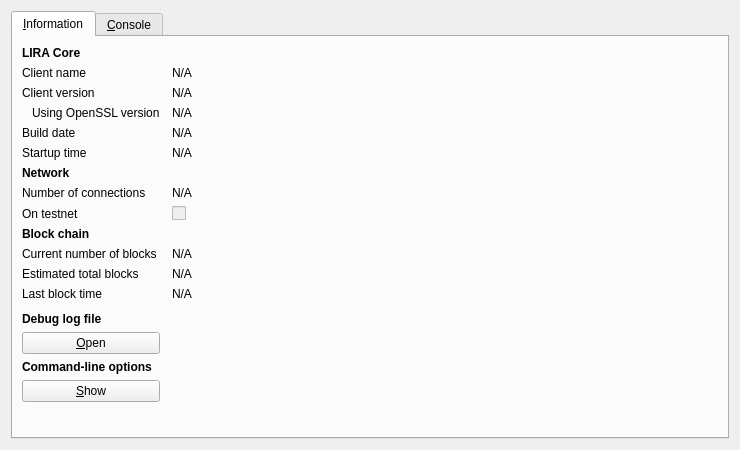
<?xml version="1.0" encoding="UTF-8"?>
<ui version="4.0">
 <class>RPCConsole</class>
 <widget class="QDialog" name="RPCConsole">
  <property name="geometry">
   <rect>
    <x>0</x>
    <y>0</y>
    <width>740</width>
    <height>450</height>
   </rect>
  </property>
  <property name="windowTitle">
   <string>LIRA - Debug window</string>
  </property>
  <layout class="QVBoxLayout" name="verticalLayout_2">
   <item>
    <widget class="QTabWidget" name="tabWidget">
     <property name="currentIndex">
      <number>0</number>
     </property>
     <widget class="QWidget" name="tab_info">
      <attribute name="title">
       <string>&amp;Information</string>
      </attribute>
      <layout class="QGridLayout" name="gridLayout" columnstretch="0,1">
       <property name="horizontalSpacing">
        <number>12</number>
       </property>
       <item row="0" column="0">
        <widget class="QLabel" name="label_9">
         <property name="font">
          <font>
           <weight>75</weight>
           <bold>true</bold>
          </font>
         </property>
         <property name="text">
          <string>LIRA Core</string>
         </property>
        </widget>
       </item>
       <item row="1" column="0">
        <widget class="QLabel" name="label_5">
         <property name="text">
          <string>Client name</string>
         </property>
        </widget>
       </item>
       <item row="1" column="1">
        <widget class="QLabel" name="clientName">
         <property name="cursor">
          <cursorShape>IBeamCursor</cursorShape>
         </property>
         <property name="text">
          <string>N/A</string>
         </property>
         <property name="textFormat">
          <enum>Qt::PlainText</enum>
         </property>
         <property name="textInteractionFlags">
          <set>Qt::LinksAccessibleByMouse|Qt::TextSelectableByKeyboard|Qt::TextSelectableByMouse</set>
         </property>
        </widget>
       </item>
       <item row="2" column="0">
        <widget class="QLabel" name="label_6">
         <property name="text">
          <string>Client version</string>
         </property>
        </widget>
       </item>
       <item row="2" column="1">
        <widget class="QLabel" name="clientVersion">
         <property name="cursor">
          <cursorShape>IBeamCursor</cursorShape>
         </property>
         <property name="text">
          <string>N/A</string>
         </property>
         <property name="textFormat">
          <enum>Qt::PlainText</enum>
         </property>
         <property name="textInteractionFlags">
          <set>Qt::LinksAccessibleByMouse|Qt::TextSelectableByKeyboard|Qt::TextSelectableByMouse</set>
         </property>
        </widget>
       </item>
       <item row="3" column="0">
        <widget class="QLabel" name="label_14">
         <property name="text">
          <string>Using OpenSSL version</string>
         </property>
         <property name="indent">
          <number>10</number>
         </property>
        </widget>
       </item>
       <item row="3" column="1">
        <widget class="QLabel" name="openSSLVersion">
         <property name="cursor">
          <cursorShape>IBeamCursor</cursorShape>
         </property>
         <property name="text">
          <string>N/A</string>
         </property>
         <property name="textFormat">
          <enum>Qt::PlainText</enum>
         </property>
         <property name="textInteractionFlags">
          <set>Qt::LinksAccessibleByMouse|Qt::TextSelectableByKeyboard|Qt::TextSelectableByMouse</set>
         </property>
        </widget>
       </item>
       <item row="4" column="0">
        <widget class="QLabel" name="label_12">
         <property name="text">
          <string>Build date</string>
         </property>
        </widget>
       </item>
       <item row="4" column="1">
        <widget class="QLabel" name="buildDate">
         <property name="cursor">
          <cursorShape>IBeamCursor</cursorShape>
         </property>
         <property name="text">
          <string>N/A</string>
         </property>
         <property name="textFormat">
          <enum>Qt::PlainText</enum>
         </property>
         <property name="textInteractionFlags">
          <set>Qt::LinksAccessibleByMouse|Qt::TextSelectableByKeyboard|Qt::TextSelectableByMouse</set>
         </property>
        </widget>
       </item>
       <item row="5" column="0">
        <widget class="QLabel" name="label_13">
         <property name="text">
          <string>Startup time</string>
         </property>
        </widget>
       </item>
       <item row="5" column="1">
        <widget class="QLabel" name="startupTime">
         <property name="cursor">
          <cursorShape>IBeamCursor</cursorShape>
         </property>
         <property name="text">
          <string>N/A</string>
         </property>
         <property name="textFormat">
          <enum>Qt::PlainText</enum>
         </property>
         <property name="textInteractionFlags">
          <set>Qt::LinksAccessibleByMouse|Qt::TextSelectableByKeyboard|Qt::TextSelectableByMouse</set>
         </property>
        </widget>
       </item>
       <item row="6" column="0">
        <widget class="QLabel" name="label_11">
         <property name="font">
          <font>
           <weight>75</weight>
           <bold>true</bold>
          </font>
         </property>
         <property name="text">
          <string>Network</string>
         </property>
        </widget>
       </item>
       <item row="7" column="0">
        <widget class="QLabel" name="label_7">
         <property name="text">
          <string>Number of connections</string>
         </property>
        </widget>
       </item>
       <item row="7" column="1">
        <widget class="QLabel" name="numberOfConnections">
         <property name="cursor">
          <cursorShape>IBeamCursor</cursorShape>
         </property>
         <property name="text">
          <string>N/A</string>
         </property>
         <property name="textFormat">
          <enum>Qt::PlainText</enum>
         </property>
         <property name="textInteractionFlags">
          <set>Qt::LinksAccessibleByMouse|Qt::TextSelectableByKeyboard|Qt::TextSelectableByMouse</set>
         </property>
        </widget>
       </item>
       <item row="8" column="0">
        <widget class="QLabel" name="label_8">
         <property name="text">
          <string>On testnet</string>
         </property>
        </widget>
       </item>
       <item row="8" column="1">
        <widget class="QCheckBox" name="isTestNet">
         <property name="enabled">
          <bool>false</bool>
         </property>
         <property name="text">
          <string/>
         </property>
        </widget>
       </item>
       <item row="9" column="0">
        <widget class="QLabel" name="label_10">
         <property name="font">
          <font>
           <weight>75</weight>
           <bold>true</bold>
          </font>
         </property>
         <property name="text">
          <string>Block chain</string>
         </property>
        </widget>
       </item>
       <item row="10" column="0">
        <widget class="QLabel" name="label_3">
         <property name="text">
          <string>Current number of blocks</string>
         </property>
        </widget>
       </item>
       <item row="10" column="1">
        <widget class="QLabel" name="numberOfBlocks">
         <property name="cursor">
          <cursorShape>IBeamCursor</cursorShape>
         </property>
         <property name="text">
          <string>N/A</string>
         </property>
         <property name="textFormat">
          <enum>Qt::PlainText</enum>
         </property>
         <property name="textInteractionFlags">
          <set>Qt::LinksAccessibleByMouse|Qt::TextSelectableByKeyboard|Qt::TextSelectableByMouse</set>
         </property>
        </widget>
       </item>
       <item row="11" column="0">
        <widget class="QLabel" name="label_4">
         <property name="text">
          <string>Estimated total blocks</string>
         </property>
        </widget>
       </item>
       <item row="11" column="1">
        <widget class="QLabel" name="totalBlocks">
         <property name="cursor">
          <cursorShape>IBeamCursor</cursorShape>
         </property>
         <property name="text">
          <string>N/A</string>
         </property>
         <property name="textFormat">
          <enum>Qt::PlainText</enum>
         </property>
         <property name="textInteractionFlags">
          <set>Qt::LinksAccessibleByMouse|Qt::TextSelectableByKeyboard|Qt::TextSelectableByMouse</set>
         </property>
        </widget>
       </item>
       <item row="12" column="0">
        <widget class="QLabel" name="label_2">
         <property name="text">
          <string>Last block time</string>
         </property>
        </widget>
       </item>
       <item row="12" column="1">
        <widget class="QLabel" name="lastBlockTime">
         <property name="cursor">
          <cursorShape>IBeamCursor</cursorShape>
         </property>
         <property name="text">
          <string>N/A</string>
         </property>
         <property name="textFormat">
          <enum>Qt::PlainText</enum>
         </property>
         <property name="textInteractionFlags">
          <set>Qt::LinksAccessibleByMouse|Qt::TextSelectableByKeyboard|Qt::TextSelectableByMouse</set>
         </property>
        </widget>
       </item>
       <item row="13" column="0">
        <spacer name="verticalSpacer_2">
         <property name="orientation">
          <enum>Qt::Vertical</enum>
         </property>
         <property name="sizeHint" stdset="0">
          <size>
           <width>20</width>
           <height>20</height>
          </size>
         </property>
        </spacer>
       </item>
       <item row="14" column="0">
        <widget class="QLabel" name="labelDebugLogfile">
         <property name="font">
          <font>
           <weight>75</weight>
           <bold>true</bold>
          </font>
         </property>
         <property name="text">
          <string>Debug log file</string>
         </property>
        </widget>
       </item>
       <item row="15" column="0">
        <widget class="QPushButton" name="openDebugLogfileButton">
         <property name="toolTip">
          <string>Open the LIRA debug log file from the current data directory. This can take a few seconds for large log files.</string>
         </property>
         <property name="text">
          <string>&amp;Open</string>
         </property>
         <property name="autoDefault">
          <bool>false</bool>
         </property>
        </widget>
       </item>
       <item row="16" column="0">
        <widget class="QLabel" name="labelCLOptions">
         <property name="font">
          <font>
           <weight>75</weight>
           <bold>true</bold>
          </font>
         </property>
         <property name="text">
          <string>Command-line options</string>
         </property>
        </widget>
       </item>
       <item row="17" column="0">
        <widget class="QPushButton" name="showCLOptionsButton">
         <property name="toolTip">
          <string>Show the LIRA-Qt help message to get a list with possible LIRA command-line options.</string>
         </property>
         <property name="text">
          <string>&amp;Show</string>
         </property>
         <property name="autoDefault">
          <bool>false</bool>
         </property>
        </widget>
       </item>
       <item row="18" column="0">
        <spacer name="verticalSpacer">
         <property name="orientation">
          <enum>Qt::Vertical</enum>
         </property>
         <property name="sizeHint" stdset="0">
          <size>
           <width>20</width>
           <height>40</height>
          </size>
         </property>
        </spacer>
       </item>
      </layout>
     </widget>
     <widget class="QWidget" name="tab_console">
      <attribute name="title">
       <string>&amp;Console</string>
      </attribute>
      <layout class="QVBoxLayout" name="verticalLayout_3">
       <property name="spacing">
        <number>3</number>
       </property>
       <item>
        <widget class="QTextEdit" name="messagesWidget">
         <property name="minimumSize">
          <size>
           <width>0</width>
           <height>100</height>
          </size>
         </property>
         <property name="readOnly">
          <bool>true</bool>
         </property>
         <property name="tabKeyNavigation" stdset="0">
          <bool>false</bool>
         </property>
         <property name="columnCount" stdset="0">
          <number>2</number>
         </property>
        </widget>
       </item>
       <item>
        <layout class="QHBoxLayout" name="horizontalLayout">
         <property name="spacing">
          <number>3</number>
         </property>
         <item>
          <widget class="QLabel" name="label">
           <property name="text">
            <string notr="true">&gt;</string>
           </property>
          </widget>
         </item>
         <item>
          <widget class="QLineEdit" name="lineEdit"/>
         </item>
         <item>
          <widget class="QPushButton" name="clearButton">
           <property name="maximumSize">
            <size>
             <width>24</width>
             <height>24</height>
            </size>
           </property>
           <property name="toolTip">
            <string>Clear console</string>
           </property>
           <property name="text">
            <string/>
           </property>
           <property name="icon">
            <iconset resource="../bitcoin.qrc">
             <normaloff>:/icons/remove</normaloff>:/icons/remove</iconset>
           </property>
           <property name="shortcut">
            <string notr="true">Ctrl+L</string>
           </property>
           <property name="autoDefault">
            <bool>false</bool>
           </property>
          </widget>
         </item>
        </layout>
       </item>
      </layout>
     </widget>
    </widget>
   </item>
  </layout>
 </widget>
 <resources>
  <include location="../bitcoin.qrc"/>
 </resources>
 <connections/>
</ui>
